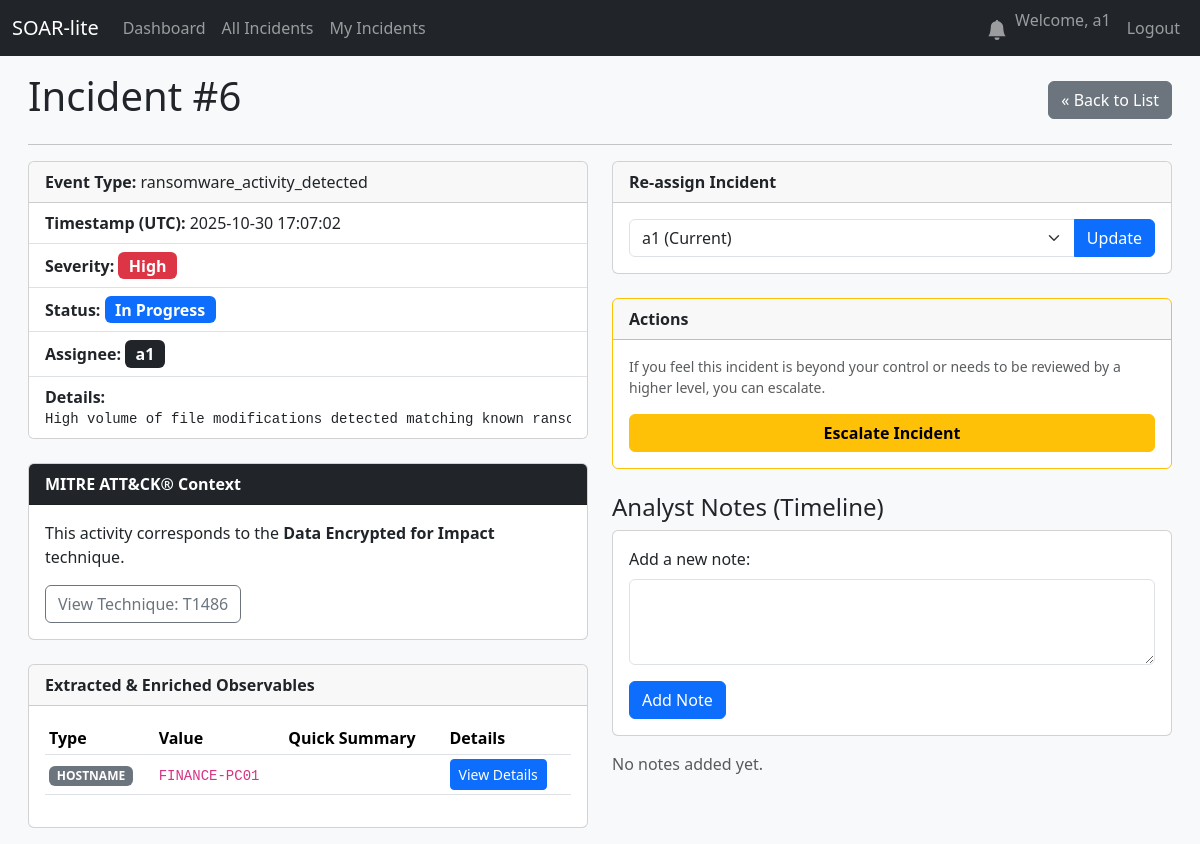
/incident/6 (signed in), run on an earlier commit of the app's database.
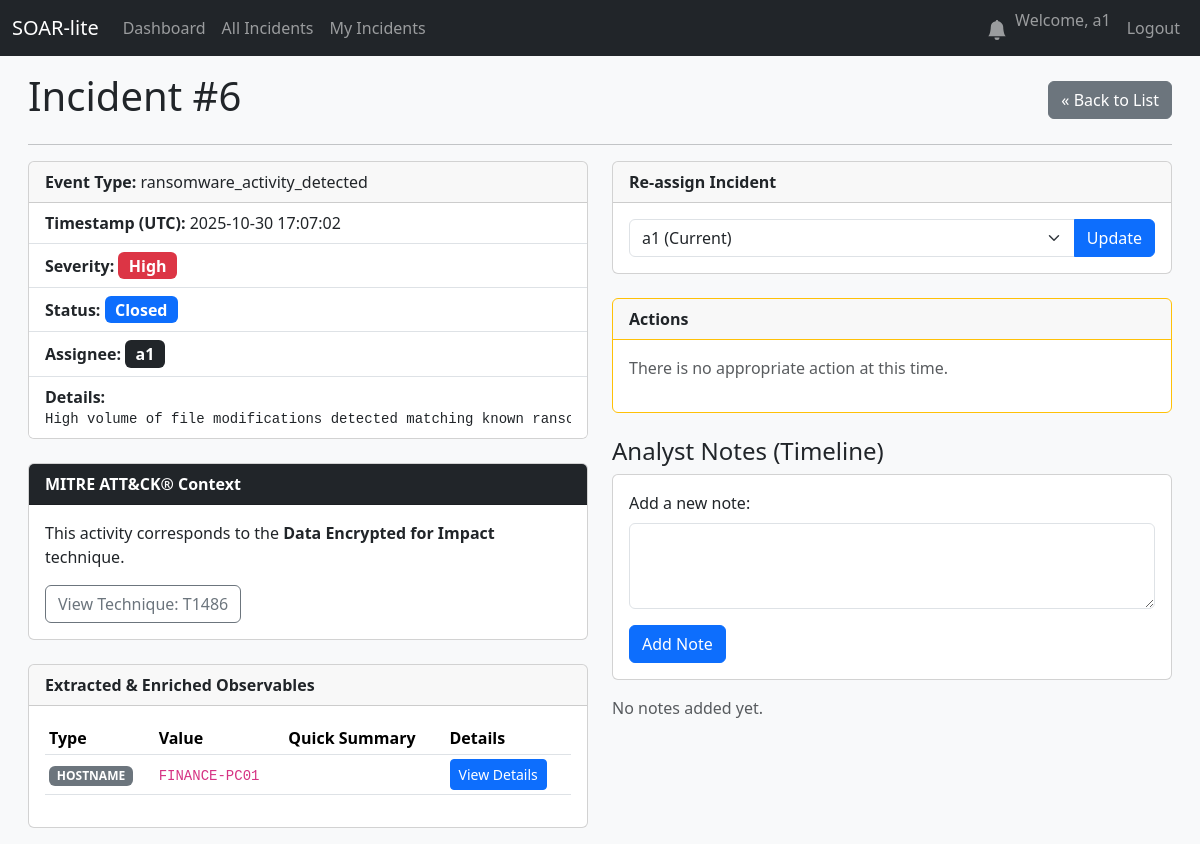
And on a later commit of the database.
### database.py (models this page shows, shortened)
class Incident(db.Model):
    id = db.Column(db.Integer, primary_key=True)
    created_at = db.Column(db.DateTime, default=datetime.utcnow)
    event_type = db.Column(db.String(100), nullable=False)
    severity = db.Column(db.String(50), nullable=False)
    details = db.Column(db.Text, nullable=True)
    status = db.Column(db.String(50), default='New')
    notes = db.relationship('Note', backref='incident', lazy=True, cascade="all, delete-orphan")
    closed_at = db.Column(db.DateTime, nullable=True) # Olay kapatıldığında doldurulacak
    vt_malicious_count = db.Column(db.Integer, nullable=True)
    vt_report_link = db.Column(db.String(255), nullable=True)
    mitre_technique_id = db.Column(db.String(20), nullable=True)
    mitre_technique_name = db.Column(db.String(100), nullable=True)
    assignee_id = db.Column(db.Integer, db.ForeignKey('user.id'), nullable=True)
    assignee = db.relationship('User', backref='incidents') # backref eklendi
    notes = db.relationship('Note', backref='incident', lazy=True, cascade="all, delete-orphan")
    observables = db.relationship('Observable', backref='incident', lazy=True, cascade="all, delete-orphan")
    action_logs = db.relationship('ActionLog', backref='incident', lazy=True, cascade="all, delete-orphan")

### app.py (the view)
@app.route('/incident/<int:incident_id>')
@login_required
def incident_detail(incident_id):
    incident = Incident.query.get_or_404(incident_id)
    all_users = User.query.all()
    return render_template('incident_detail.html',
                           incident=incident,
                           all_users=all_users) # all_users'ı şablona gönder

### app.py (called while the page is built)
def create_app():
    app = Flask(__name__)
    app.config['SQLALCHEMY_DATABASE_URI'] = 'sqlite:///soar.db'
    app.config['SQLALCHEMY_TRACK_MODIFICATIONS'] = False
    app.config['SECRET_KEY'] = 'bunu-mutlaka-guvenli-ve-rastgele-bir-degerle-degistir'
    db.init_app(app)
    login_manager = LoginManager()
    login_manager.init_app(app)
    login_manager.login_view = 'login'
    @login_manager.user_loader
    def load_user(user_id):
        return db.session.get(User, int(user_id))
    with app.app_context():
        db.create_all()
        print("🗄️ Database tables created or already exist.")
    return app

@app.context_processor
def inject_notifications():
    if current_user.is_authenticated:
        unread_count = Notification.query.filter_by(user_id=current_user.id, is_read=False).count()
        return dict(unread_notifications=unread_count)
    return dict(unread_notifications=0)

### templates/incident_detail.html (shortened to what the changed rows need)
{% extends "base.html" %}
{% block content %}
<div class="d-flex justify-content-between align-items-center">
    <h1>Incident #{{ incident.id }}</h1>
    <a href="{{ url_for('incidents_list') }}" class="btn btn-secondary">&laquo; Back to List</a>
</div>
<div class="row">
    <div class="col-md-6">
        <div class="card mb-4">
            <div class="card-header">
                <strong>Event Type:</strong> {{ incident.event_type }}
            </div>
            <ul class="list-group list-group-flush">
                <li class="list-group-item"><strong>Timestamp (UTC):</strong> {{ incident.created_at.strftime('%Y-%m-%d %H:%M:%S') }}</li>
                <li class="list-group-item">
                    <strong>Severity:</strong>
                    {% if incident.severity == 'high' %}<span class="badge bg-danger fs-6">High</span>
                    {% elif incident.severity == 'medium' %}<span class="badge bg-warning text-dark fs-6">Medium</span>
                    {% else %}<span class="badge bg-info fs-6">{{ incident.severity|capitalize }}</span>
                    {% endif %}
                </li>
                <li class="list-group-item"><strong>Status:</strong> <span class="badge bg-primary fs-6">{{ incident.status }}</span></li>
                <li class="list-group-item">
                    <strong>Assignee:</strong>
                    {% if incident.assignee %}
                        <span class="badge bg-dark fs-6">{{ incident.assignee.username }}</span>
                    {% else %}
                        <span class="badge bg-secondary fs-6">Unassigned</span>
                    {% endif %}
                </li>
                <li class="list-group-item"><strong>Details:</strong><pre class="mb-0">{{ incident.details }}</pre></li>
            </ul>
        </div>
        {% if incident.mitre_technique_id %}
        <div class="card mt-4">
            <div class="card-header fw-bold text-white bg-dark">MITRE ATT&CK® Context</div>
            <div class="card-body">
                <p class="card-text">This activity corresponds to the <strong>{{ incident.mitre_technique_name }}</strong> technique.</p>
                <a href="https://attack.mitre.org/techniques/{{ incident.mitre_technique_id }}/" target="_blank" class="btn btn-outline-secondary">View Technique: {{ incident.mitre_technique_id }}</a>
            </div>
        </div>
        {% endif %}
        {% if incident.observables %}
        <div class="card mt-4">
            <div class="card-body">
                <table class="table table-sm table-hover align-middle">
                    <thead>
                        <tr>
                            <th>Type</th>
                            <th>Value</th>
                            <th>Quick Summary</th>
                            <th>Details</th>
                        </tr>
                    </thead>
                </table>
            </div>
        </div>
        {% endif %}
    </div>
    <div class="col-md-6">
        <div class="card border-warning mb-4">
            <div class="card-body">
                {% if incident.status == 'In Progress' and incident.assignee == current_user %}
                    <p class="card-text text-muted small">
                        If you feel this incident is beyond your control or needs to be reviewed by a higher level, you can escalate.
                    </p>
                    <form action="{{ url_for('escalate_incident', incident_id=incident.id) }}" method="POST">
                        <button type="submit" class="btn btn-warning w-100">
                            <strong>Escalate Incident</strong>
                        </button>
                    </form>
                {% else %}
                    <p class="text-muted">There is no appropriate action at this time.</p>
                {% endif %}
            </div>
        </div>
    </div>
</div>
{% endblock %}

What changed in the data, as far as the page shows it:
changed Incident "ransomware_activity_detected": status "In Progress" → "Closed"
Also different on the page:
text no longer shown: "If you feel this incident is beyond your control or needs to be reviewed by a higher level, you can escalate. Escalate Incident"
text now shown: "There is no appropriate action at this time."
